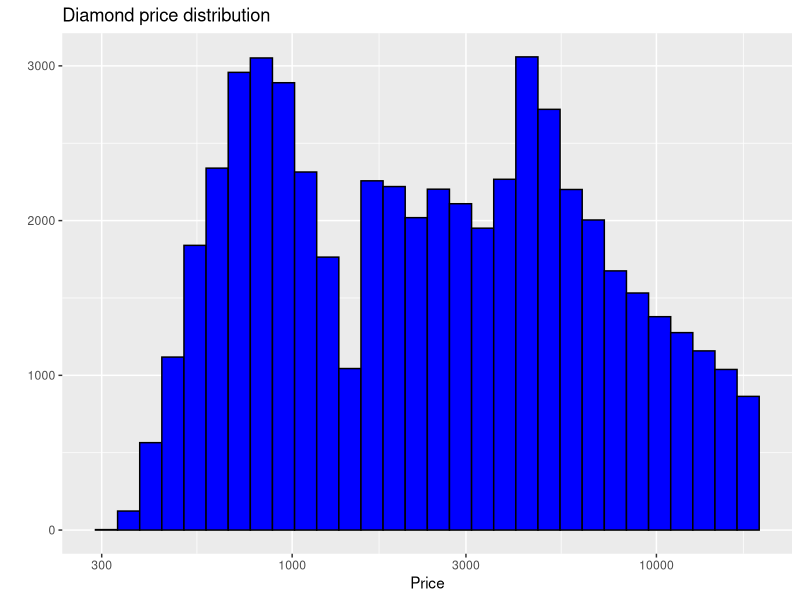
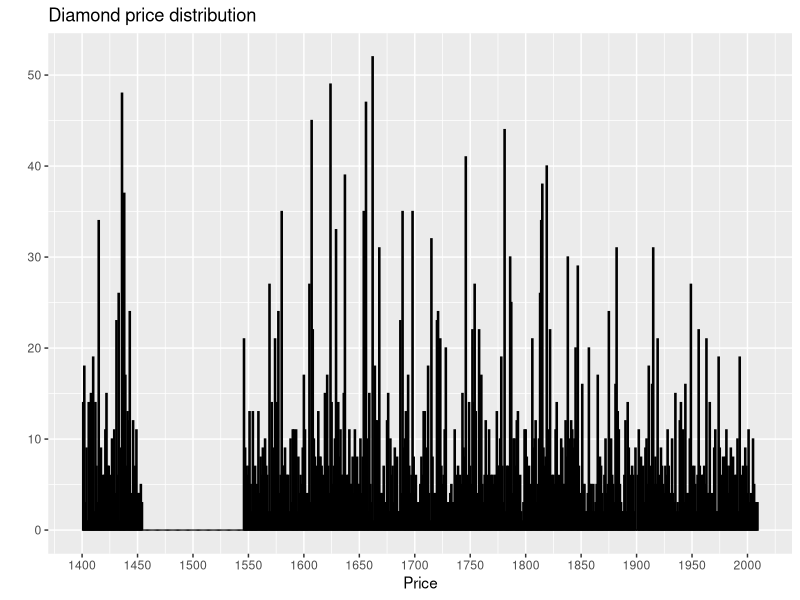

Generate these figures, in order, with R: (Note: this script raises an error after producing the figures.)
library("ggplot2")
data("diamonds")
dim(diamonds)
summary(diamonds$price)
name<-names(diamonds)
b<-c()
for(n in name)
{
  b<-append(b,is.factor(n))
  print(n)
}
is.factor(diamonds[,"color"])
str(diamonds)


qplot(data=diamonds,x=diamonds$price,color=I('black'),fill=I('blue'),
      xlab = "Price",main = "Diamond price distribution")+
  scale_x_log10()
  #scale_x_continuous(breaks = seq(0,20000,1000))




summary(diamonds$price<500)
summary(diamonds$price<250)
summary(diamonds$price>=15000)

diamonds[diamonds$price == 326,c("price","cut")]



qplot(data=diamonds,x=diamonds$price,color=I('black'),fill=I('blue'),binwidth=1,
      xlab = "Price",main = "Diamond price distribution")+
  #scale_x_log10()
  scale_x_continuous(limits = c(1400,2010),breaks = seq(1400,2010,50))

summary(diamonds$price)

mod(diamonds$price)
#data <- c(rnorm(100,mean=20),rnorm(100,mean=12))

qplot(data=diamonds,x=diamonds$price,color=I('black'),fill=I('blue'),binwidth=500,
      xlab = "Price",main = "Diamond price distribution")+
  #scale_x_log10()
  scale_x_continuous(limits = c(0,19000),breaks = seq(0,19000,5000)) +
  facet_wrap(~diamonds$cut,scales="free_y")

by(diamonds$price,diamonds$cut,median)






# In the two last exercises, we looked at
# the distribution for diamonds by cut.

# Run the code below in R Studio to generate
# the histogram as a reminder.

# ===============================================================

qplot(x = price, data = diamonds) + facet_wrap(~cut)

# ===============================================================

# In the last exercise, we looked at the summary statistics
# for diamond price by cut. If we look at the output table, the
# the median and quartiles are reasonably close to each other.

# diamonds$cut: Fair
#    Min. 1st Qu.  Median    Mean 3rd Qu.    Max. 
#     337    2050    3282    4359    5206   18570 
# ------------------------------------------------------------------------ 
# diamonds$cut: Good
#    Min. 1st Qu.  Median    Mean 3rd Qu.    Max. 
#     327    1145    3050    3929    5028   18790 
# ------------------------------------------------------------------------ 
# diamonds$cut: Very Good
#    Min. 1st Qu.  Median    Mean 3rd Qu.    Max. 
#     336     912    2648    3982    5373   18820 
# ------------------------------------------------------------------------ 
# diamonds$cut: Premium
#    Min. 1st Qu.  Median    Mean 3rd Qu.    Max. 
#     326    1046    3185    4584    6296   18820 
# ------------------------------------------------------------------------ 
# diamonds$cut: Ideal
#    Min. 1st Qu.  Median    Mean 3rd Qu.    Max. 
#     326     878    1810    3458    4678   18810 

# This means the distributions should be somewhat similar,
# but the histograms we created don't show that.

# The 'Fair' and 'Good' diamonds appear to have 
# different distributions compared to the better
# cut diamonds. They seem somewhat uniform
# on the left with long tails on the right.

# Let's look in to this more.

# Look up the documentation for facet_wrap in R Studio.
# Then, scroll back up and add a parameter to facet_wrap so that
# the y-axis in the histograms is not fixed. You want the y-axis to
# be different for each histogram.

# If you want a hint, check out the Instructor Notes.

?facet_wrap

